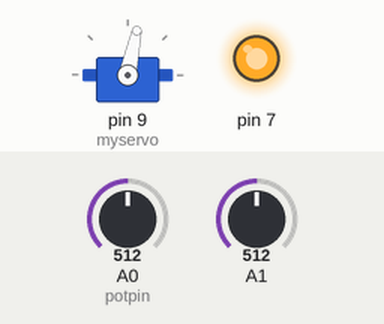
A sketch run on a simulated Arduino Uno, built with avr-gcc and run on an emulated ATmega328P. Parts: servo, output pins drawn as LEDs (lit = HIGH). The inputs (shaded band) are chosen by the test bench; at power-on: A0 (potpin) = 512, A1 = 512.

Above: at 1.2 s.
1.3 s: A0 (potpin) set to 716
At 2.5 s:
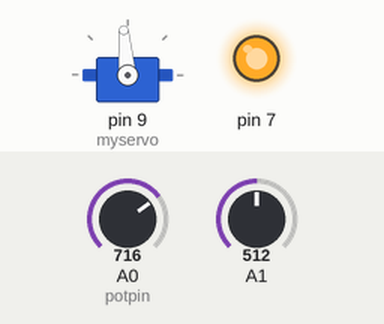
2.8 s: A1 set to 133
4.3 s: A1 set to 115
At 5.0 s:
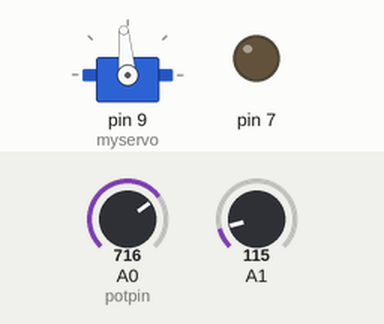
5.8 s: A0 (potpin) set to 900
At 6.9 s:
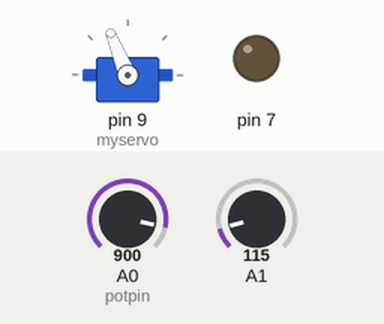
7.3 s: A0 (potpin) set to 1023
At 8.2 s:
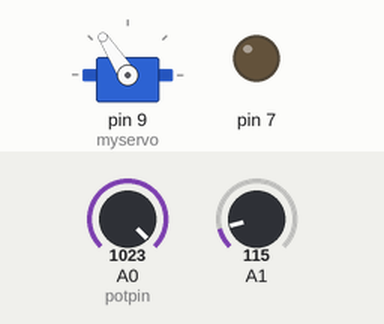
8.8 s: A1 set to 306
At 9.5 s:
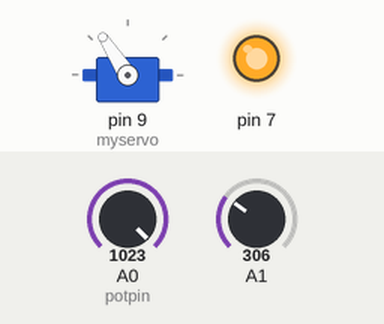
Timing chart, 0 to 11.3 s (numbered marks = the images above; inputs shaded):
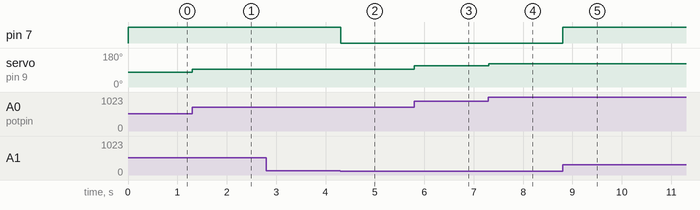

The sketch:

servo.ino
```cpp
#include <Servo.h>

Servo myservo;  // create servo object to control a servo

int potpin = 0;  // analog pin used to connect the potentiometer
int serval;    // variable to read the value from the analog pin
int motval;

void setup() {
  myservo.attach(9);  // attaches the servo on pin 9 to the servo object
  pinMode(7, OUTPUT);
}

void loop() {
  serval = analogRead(potpin);            // reads the value of the potentiometer (value between 0 and 1023)
  serval = map(serval, 0, 1023, 33, 123);     // scale it to use it with the servo (value between 0 and 180)
  myservo.write(serval);                     // sets the servo position according to the scaled value
  motval = analogRead(A1);
  analogWrite(7, motval);
  delay(15);                           // waits for the servo to get there
}
```

Measured:
- the behaviour switches between 128 and 127 on A1 (found by bisection; images 1 and 2)
- after the input at 1.3 s, servo on pin 9 (myservo): 78° → 95° at once
- after the input at 2.8 s, every drawn part: stays the same
- after the input at 4.3 s, pin 7: HIGH → LOW at once
- after the input at 5.8 s, servo on pin 9 (myservo): 95° → 112° at once
- after the input at 7.3 s, servo on pin 9 (myservo): 112° → 123° at once
- after the input at 8.8 s, pin 7: LOW → HIGH at once
